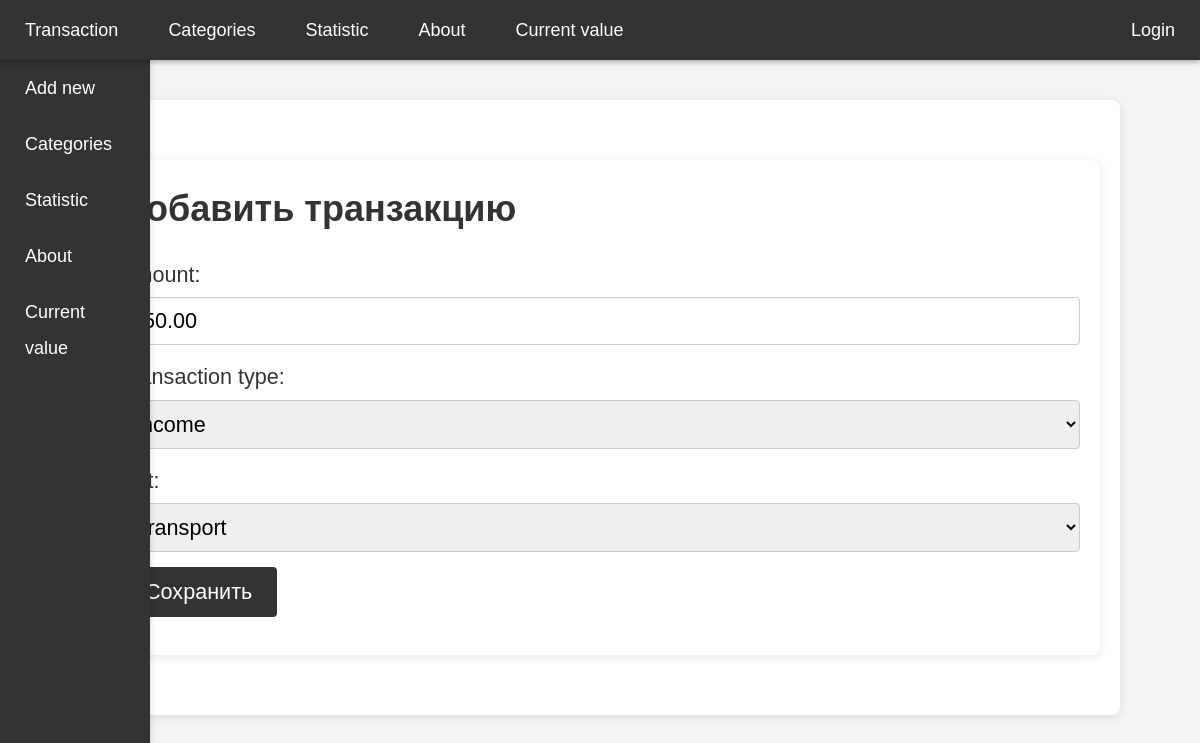
Screenshot of /update/1 with the database file from the repository.
### testsite/models.py (models this page shows, shortened)
class Transaction(models.Model):
    TRANSACTION_TYPES = [
        ('income', 'Income'),
        ('expense', 'Expense'),
    ]
    transaction_id = models.AutoField(primary_key=True)
    amount = models.DecimalField(max_digits=10, decimal_places=2)
    transaction_type = models.CharField(max_length=10, choices=TRANSACTION_TYPES)
    transaction_date = models.DateTimeField(auto_now_add=True,  db_index=True)
    cat =  models.ForeignKey('Category', on_delete=models.PROTECT, related_name='category')
    class Meta:
        ordering = ['-transaction_date']
        indexes = [
            models.Index(fields=['-transaction_date'])
        ]

### testsite/views.py (the view)
# urls.py: path('update/<int:pk>', views.TransUpdate.as_view(), name='transaction-update'),
class TransUpdate(UpdateView):
    model = Transaction
    fields = ['amount', 'transaction_type', 'cat']
    template_name = 'testsite/transadd.html'
    success_url = reverse_lazy('transaction')
    def get_context_data(self, **kwargs):
        context = super().get_context_data(**kwargs)
        context['title'] =  'Transaction update'
        return context

### testsite/models.py (called while the page is built)
    def __str__(self):
        return self.name

### IdeaProjects/DjangoTestPrj/testapp/testsite/templates/testsite/transadd.html (shortened to what this page needs)
{% extends 'base.html' %}
{% block body %}
<div class="content">
    <h1>Добавить транзакцию</h1>
    <form method="post">
        <div class="form-group">
            {{ form.amount.label_tag }}
            {{ form.amount }}
        </div>
        <div class="form-group">
            {{ form.transaction_type.label_tag }}
            {{ form.transaction_type }}
        </div>
        <div class="form-group">
            {{ form.cat.label_tag }}
            {{ form.cat }}
        </div>
        <button type="submit" class="btn">Сохранить</button>
    </form>
</div>
{% endblock %}

### testsite/static/testsite/css/styles.css (style rules this page uses)
body, html { margin: 0; padding: 0; font-family: Arial, sans-serif; background-color: #f4f4f4; color: #333; }
.content { margin-left: 150px; padding: 20px; flex: 1; max-width: 1000px; margin: 40px auto; background-color: white; border-radius: 8px; box-shadow: 0 2px 10px rgba(0, 0, 0, 0.1); font-size: 18px; line-height: 1.6; }
.content h1, .content h2, .content h3 { margin-top: 0; }

### IdeaProjects/DjangoTestPrj/testapp/testsite/templates/testsite/transadd.html (style rules this page uses)
.content { font-family: Arial, sans-serif; }
.content h1 { font-size: 2em; color: #333; margin-bottom: 20px; }
.form-group { margin-bottom: 15px; }
.form-group label { font-size: 1.2em; margin-bottom: 5px; display: block; }
.form-group input, .form-group select, .form-group textarea { font-size: 1.2em; padding: 10px; border: 1px solid #ccc; border-radius: 4px; width: 100%; }
.btn { padding: 12px 25px; font-size: 1.2em; background-color: #333; color: white; border: none; border-radius: 4px; cursor: pointer; }

### rows the page displays
Transaction: amount "150.00", transaction_type "Income", cat "Transport"
